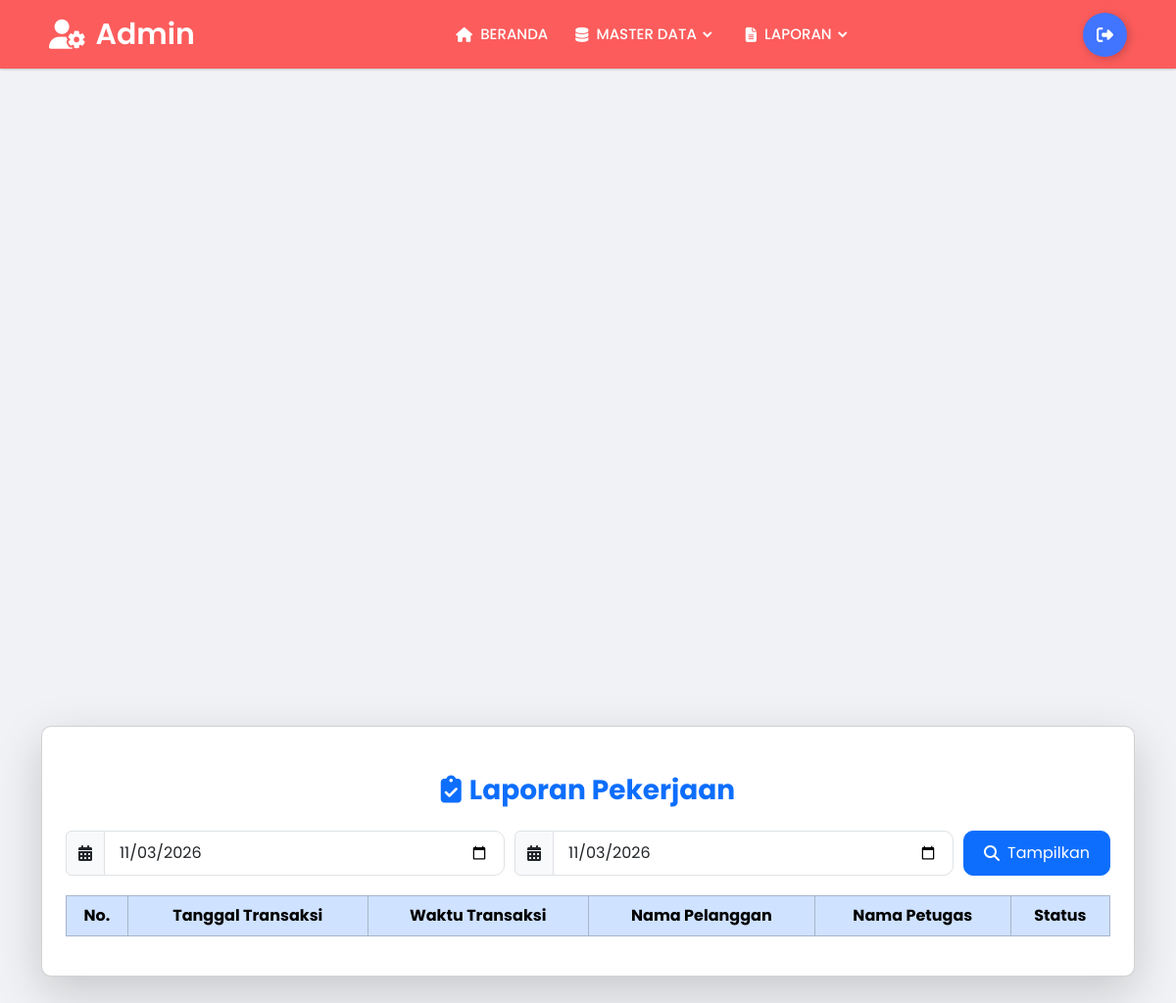
The app's page /admin/laporan/laporan_pekerjaan.php (signed in), older data.
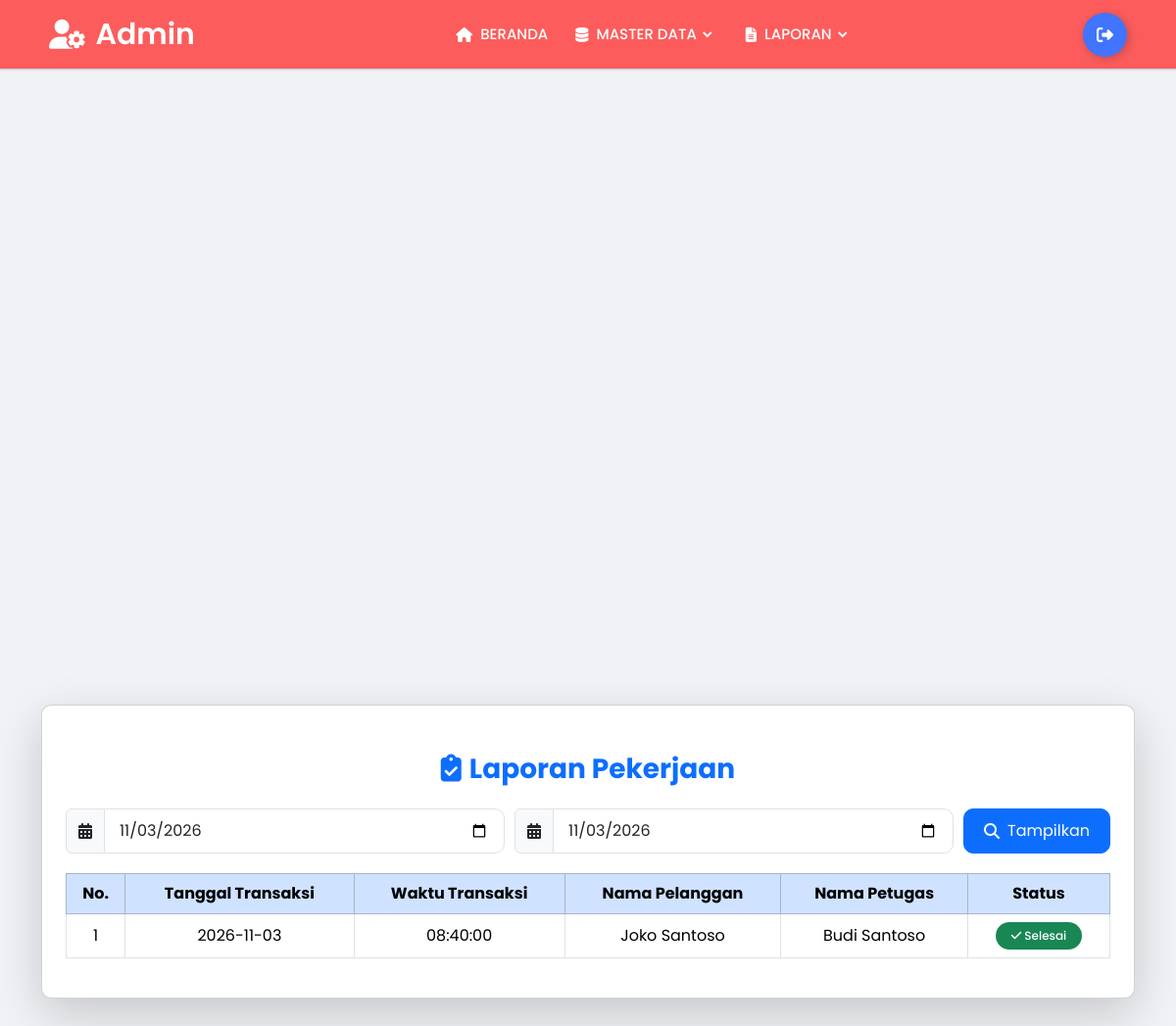
The same page, newer data.
### tables this page shows
CREATE TABLE `transaksi` (
  `id_transaksi` int(11) NOT NULL,
  `tgl_transaksi` date NOT NULL,
  `waktu_transaksi` time NOT NULL,
  `status` varchar(50) NOT NULL,
  `status_transaksi` int(11) NOT NULL,
  `id_customer` int(11) NOT NULL,
  `id_petugas` int(11) NOT NULL
);

CREATE TABLE `customer` (
  `id_customer` int(11) NOT NULL,
  `nama_customer` varchar(100) NOT NULL,
  `no_telp` varchar(15) NOT NULL
);

CREATE TABLE `petugas` (
  `id_petugas` int(11) NOT NULL,
  `nama_petugas` varchar(50) NOT NULL,
  `no_telp` varchar(15) NOT NULL,
  `alamat` text NOT NULL,
  `email` varchar(100) NOT NULL
);

### admin/laporan/laporan_pekerjaan.php (the view, shortened to what this page needs)
<?php
include "../include/koneksi.php";
include "../include/header.php";
if ($_SESSION['level'] == "admin") {
    include "../include/navbar_admin.php";
    $tgl_awal = date('Y-m-d');
    $tgl_akhir = date('Y-m-d');
?>
<link rel="stylesheet" href="https://cdnjs.cloudflare.com/ajax/libs/font-awesome/6.4.0/css/all.min.css" />
<div class="container mt-5">
    <div class="card shadow-lg p-4">
        <h3 class="text-center text-primary mt-4 mb-4">
            <i class="fas fa-clipboard-check me-2"></i>Laporan Pekerjaan
        </h3>
        <form action="laporan_pekerjaan.php" method="GET" class="form-inline">
            <div class="input-group">
                <span class="input-group-text"><i class="fa-solid fa-calendar-alt"></i></span>
                <input type="date" name="tgl_awal" class="form-control" value="<?= $tgl_awal ?>" required>
            </div>
            <div class="input-group">
                <span class="input-group-text"><i class="fa-solid fa-calendar-alt"></i></span>
                <input type="date" name="tgl_akhir" class="form-control" value="<?= $tgl_akhir ?>" required>
            </div>
            <button type="submit" class="btn btn-primary d-flex align-items-center">
                <i class="fa-solid fa-search me-2"></i> Tampilkan
            </button>
        </form>
        <?php
            $sql = "SELECT transaksi.*, customer.nama_customer, petugas.nama_petugas
                    FROM transaksi
                    INNER JOIN customer ON transaksi.id_customer = customer.id_customer
                    INNER JOIN petugas ON transaksi.id_petugas = petugas.id_petugas
                    WHERE transaksi.status = 'Selesai' AND tgl_transaksi >= '$tgl_awal' AND tgl_transaksi <= '$tgl_akhir'
                    ORDER BY transaksi.tgl_transaksi DESC";
            $sql_eksekusi = mysqli_query($koneksi, $sql);
        ?>
        <div class="table-responsive">
            <table class="table table-hover table-bordered text-center">
                <thead class="table-primary">
                    <tr>
                        <th>No.</th>
                        <th>Tanggal Transaksi</th>
                        <th>Waktu Transaksi</th>
                        <th>Nama Pelanggan</th>
                        <th>Nama Petugas</th>
                        <th>Status</th>
                    </tr>
                </thead>
                <tbody>
                    <?php
                        $no = 1;
                        while ($data = mysqli_fetch_array($sql_eksekusi)) {
                    ?>
                    <tr>
                        <td><?= $no++; ?></td>
                        <td><?= date('Y-m-d', strtotime($data['tgl_transaksi'])); ?></td>
                        <td><?= $data['waktu_transaksi']; ?></td>
                        <td><?= $data['nama_customer']; ?></td>
                        <td><?= $data['nama_petugas']; ?></td>
                        <td>
                            <span class="badge bg-success">
                                <i class="fa-solid fa-check"></i> <?= $data['status']; ?>
                            </span>
                        </td>
                    </tr>
                    <?php } ?>
                </tbody>
            </table>
        </div>
    </div>
</div>
<?php
    include "../include/footer.php";
} else {
    header("Location: ../index.php");
    exit();
}
?>

Row changes from the older to the newer data that the page shows:
added transaksi: tgl_transaksi "2026-11-03", waktu_transaksi "08:40:00", id_customer.nama_customer "Joko Santoso", id_petugas.nama_petugas "Budi Santoso", status "Selesai"
